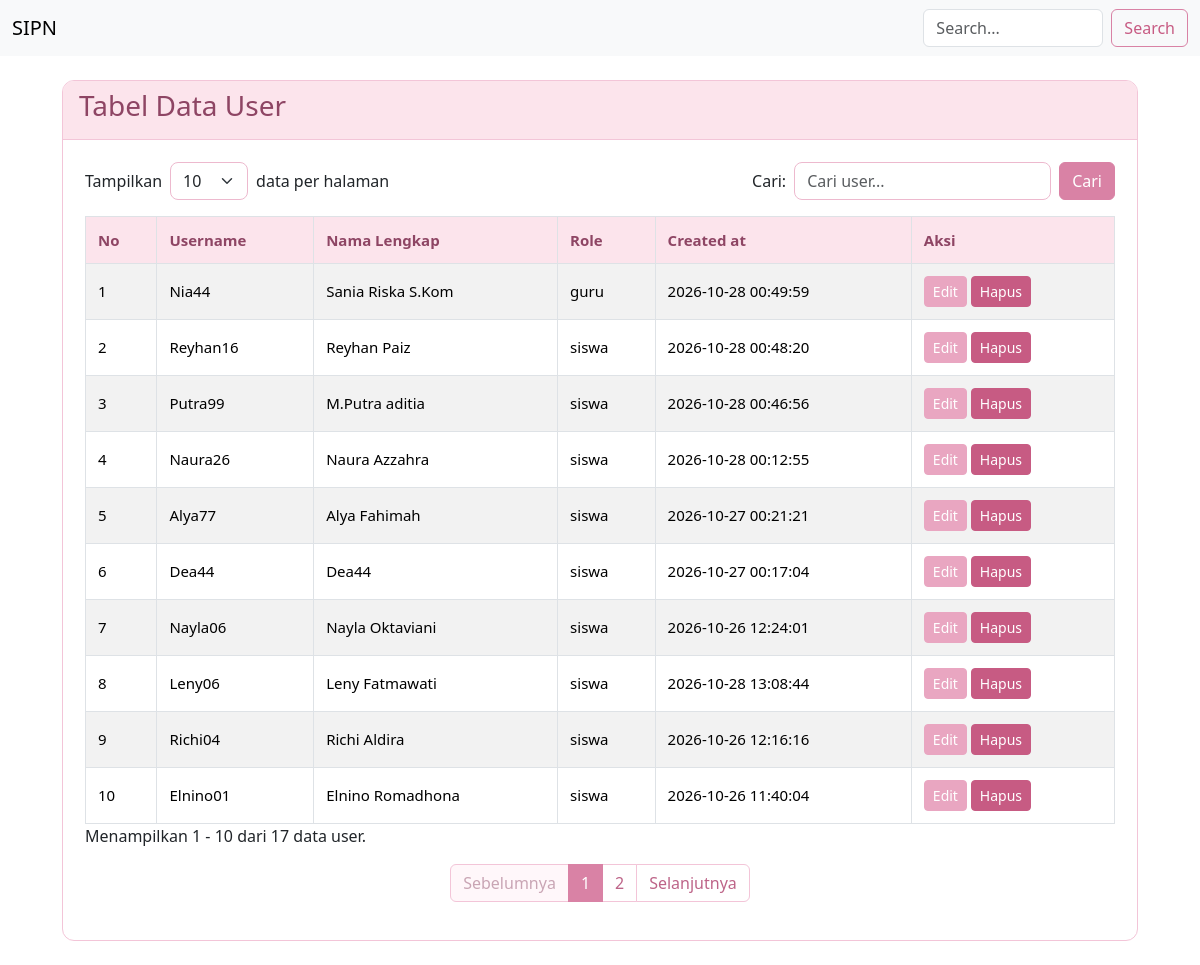
The page /daftar_user.php on the database as committed earlier.
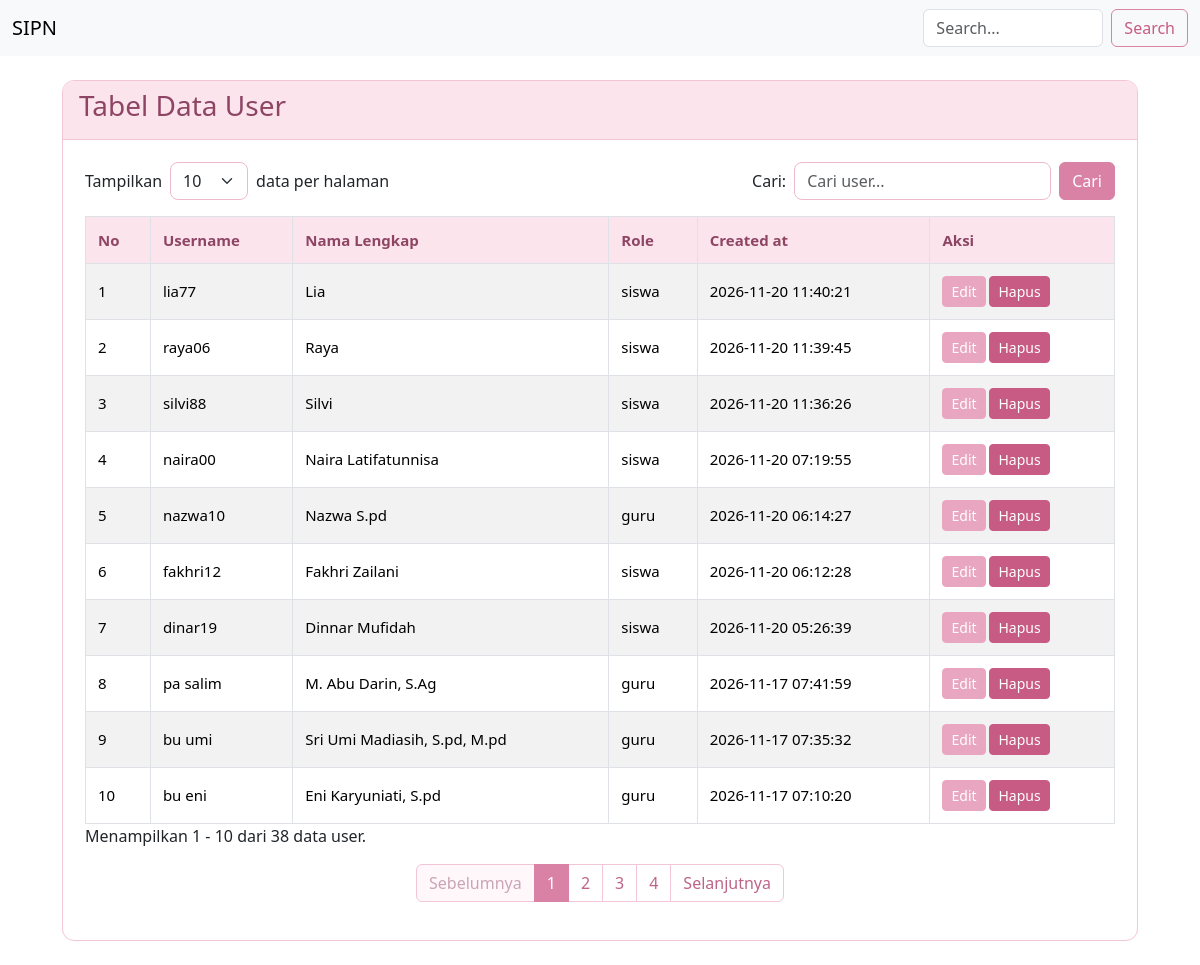
The same page on the database as committed later.
### tables this page shows
CREATE TABLE `users` (
  `id` int(11) NOT NULL,
  `username` varchar(50) NOT NULL,
  `password` varchar(255) NOT NULL,
  `role` enum('admin','guru','siswa') NOT NULL,
  `created_at` timestamp NOT NULL DEFAULT current_timestamp() ON UPDATE current_timestamp()
);

### daftar_user.php (the view, shortened to what the changed rows need)
<?php
include 'koneksi.php';
include 'navbar.php';
?>
<?php
$batas = isset($_GET['batas']) ? (int)$_GET['batas'] : 10;
$cari = isset($_GET['cari']) ? trim($_GET['cari']) : '';
$where = "";
$sql_jumlah = "SELECT COUNT(*) AS total
               FROM users
               LEFT JOIN siswa ON users.id = siswa.user_id
               LEFT JOIN guru ON users.id = guru.user_id
               $where";
$hasil_jumlah = mysqli_query($koneksi, $sql_jumlah);
$data_jumlah = mysqli_fetch_assoc($hasil_jumlah);
$total_data = (int)$data_jumlah['total'];
$total_halaman = max(1, ceil($total_data / $batas));
$halaman = isset($_GET['halaman']) ? (int)$_GET['halaman'] : 1;
$halaman = max(1, min($halaman, $total_halaman));
$mulai = ($halaman - 1) * $batas;
$sql = "SELECT users.*,
        COALESCE(siswa.nama, guru.nama, users.username) AS nama_lengkap
        FROM users
        LEFT JOIN siswa ON users.id = siswa.user_id
        LEFT JOIN guru ON users.id = guru.user_id
        $where
        ORDER BY users.id DESC
        LIMIT $mulai, $batas";
$hasil = mysqli_query($koneksi, $sql);
?>
<div class="container mt-4 mb-4">
    <div class="card pink-card">
        <div class="card-body">
            <form method="GET" class="mb-3">
                <div class="row g-2 align-items-center">
                </div>
            </form>
            <div class="table-responsive">
                <table class="table table-bordered table-striped tabel-pink">
                    <thead>
                        <tr>
                            <th>No</th>
                            <th>Username</th>
                            <th>Nama Lengkap</th>
                            <th>Role</th>
                            <th>Created at</th>
                            <th>Aksi</th>
                        </tr>
                    </thead>
                    <tbody>
                    <?php
                    $no = $mulai + 1;
                    if ($hasil && mysqli_num_rows($hasil) > 0) {
                        while ($baris = mysqli_fetch_assoc($hasil)) {
                    ?>
                        <tr>
                            <td><?= $no++ ?></td>
                            <td>
                                <?= htmlspecialchars($baris['username']) ?>
                            </td>
                            <td>
                                <?= htmlspecialchars($baris['nama_lengkap'] ?? '-') ?>
                            </td>
                            <td>
                                <?= htmlspecialchars($baris['role']) ?>
                            </td>
                            <td>
                                <?= htmlspecialchars($baris['created_at'] ?? '-') ?>
                            </td>
                            <td>
                                <a href="form_edit_user.php?id=<?= $baris['id'] ?>&role=<?= urlencode($baris['role']) ?>"
                                   class="btn btn-edit-pink btn-sm">Edit</a>
                                <a href="aksi_hapus.php?id=<?= $baris['id'] ?>&role=<?= urlencode($baris['role']) ?>"
                                   onclick="return confirm('Apakah Anda yakin ingin menghapus user ini?')"
                                   class="btn btn-hapus-pink btn-sm">Hapus</a>
                            </td>
                        </tr>
                    <?php
                        }
                    } ?>
                    </tbody>
                </table>
            </div>
            <p>
                Menampilkan
                <?= $total_data > 0 ? $mulai + 1 : 0 ?>
                -
                <?= min($mulai + $batas, $total_data) ?>
                dari <?= $total_data ?> data user.
            </p>
            <nav>
                <ul class="pagination justify-content-center">
                    <?php for ($i = 1; $i <= $total_halaman; $i++) { ?>
                        <li class="page-item <?= $halaman == $i ? 'active' : '' ?>">
                            <a class="page-link"
                               href="?halaman=<?= $i ?>&batas=<?= $batas ?>&cari=<?= urlencode($cari) ?>">
                                <?= $i ?>
                            </a>
                        </li>
                    <?php } ?>
                </ul>
            </nav>
        </div>
    </div>
</div>
<?php
require_once 'footer.php';
?>

Rows that differ between the two databases and show on the page:
no longer on this page (row unchanged): users: username "Nia44", nama_lengkap "Sania Riska S.Kom", role "guru", created_at "2026-10-28 00:49:59"
no longer on this page (row unchanged): users: username "Reyhan16", nama_lengkap "Reyhan Paiz", role "siswa", created_at "2026-10-28 00:48:20"
no longer on this page (row unchanged): users: username "Putra99", nama_lengkap "M.Putra aditia", role "siswa", created_at "2026-10-28 00:46:56"
no longer on this page (row unchanged): users: username "Naura26", nama_lengkap "Naura Azzahra", role "siswa", created_at "2026-10-28 00:12:55"
no longer on this page (row unchanged): users: username "Alya77", nama_lengkap "Alya Fahimah", role "siswa", created_at "2026-10-27 00:21:21"
removed users: username "Dea44", nama_lengkap "Dea44", role "siswa", created_at "2026-10-27 00:17:04"
no longer on this page (row unchanged): users: username "Nayla06", nama_lengkap "Nayla Oktaviani", role "siswa", created_at "2026-10-26 12:24:01"
no longer on this page (row unchanged): users: username "Leny06", nama_lengkap "Leny Fatmawati", role "siswa", created_at "2026-10-28 13:08:44"
no longer on this page (row unchanged): users: username "Richi04", nama_lengkap "Richi Aldira", role "siswa", created_at "2026-10-26 12:16:16"
no longer on this page (row unchanged): users: username "Elnino01", nama_lengkap "Elnino Romadhona", role "siswa", created_at "2026-10-26 11:40:04"
added users: username "lia77", nama_lengkap "Lia", role "siswa", created_at "2026-11-20 11:40:21"
added users: username "raya06", nama_lengkap "Raya", role "siswa", created_at "2026-11-20 11:39:45"
added users: username "silvi88", nama_lengkap "Silvi", role "siswa", created_at "2026-11-20 11:36:26"
added users: username "naira00", nama_lengkap "Naira Latifatunnisa", role "siswa", created_at "2026-11-20 07:19:55"
added users: username "nazwa10", nama_lengkap "Nazwa S.pd", role "guru", created_at "2026-11-20 06:14:27"
added users: username "fakhri12", nama_lengkap "Fakhri Zailani", role "siswa", created_at "2026-11-20 06:12:28"
added users: username "dinar19", nama_lengkap "Dinnar Mufidah", role "siswa", created_at "2026-11-20 05:26:39"
added users: username "pa salim", nama_lengkap "M. Abu Darin, S.Ag", role "guru", created_at "2026-11-17 07:41:59"
added users: username "bu umi", nama_lengkap "Sri Umi Madiasih, S.pd, M.pd", role "guru", created_at "2026-11-17 07:35:32"
added users: username "bu eni", nama_lengkap "Eni Karyuniati, S.pd", role "guru", created_at "2026-11-17 07:10:20"
Other text that changed with them:
$total_data: "17" → "38"
new list line: "3"
new list line: "4"
